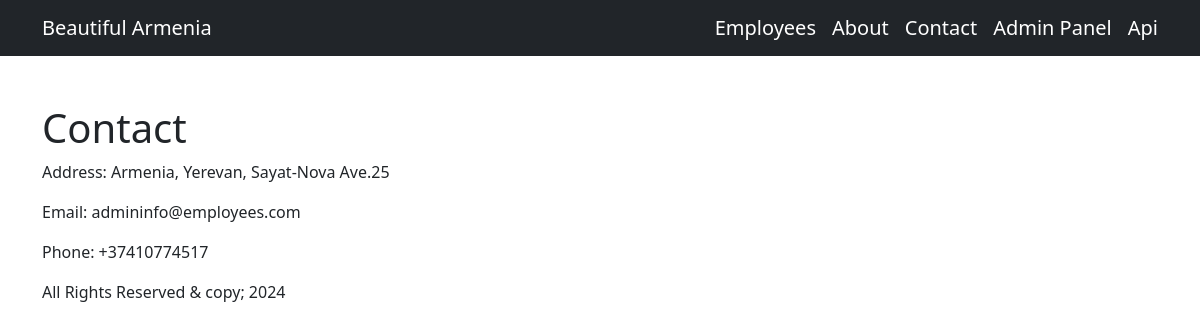
Page /contact/ on the committed database.
### employees/models.py (models this page shows, shortened)
class Contact(models.Model):
    address = models.CharField(max_length=255)
    email = models.CharField(max_length=255)
    phone = models.CharField(max_length=255)
    class Meta:
        verbose_name = "contact"
        verbose_name_plural = "contacts"

### employees/views.py (the view)
# urls.py: path("contact/", views.contact, name="contact"),
def contact(request):
    contact_text = Contact.objects.all()
    return render(request, "contact.html", {"contact_text": contact_text})

### employees/templates/contact.html (shortened to what this page needs)
{% extends 'base.html' %}
{% block contact_template %}
    <div class="mt-5">
        <h1>Contact</h1>
        <div>
            {% for contact in contact_text %}
                <p>Address: {{ contact.address }}</p>
                <p>Email: {{ contact.email }}</p>
                <p>Phone: {{ contact.phone }}</p>
            {% endfor %}
        </div>
    </div>
{% endblock %}

### rows in the picture
Contact: address "Armenia, Yerevan, Sayat-Nova Ave.25", email "admininfo@employees.com", phone "+37410774517"
